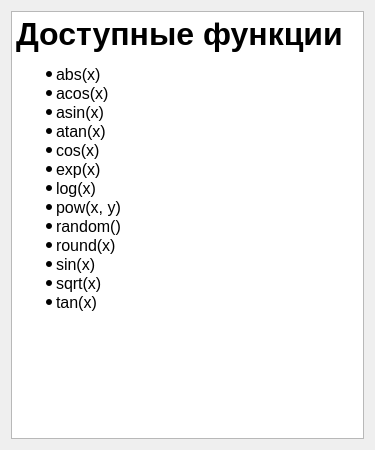
<?xml version="1.0" encoding="UTF-8"?>
<ui version="4.0">
 <class>Help</class>
 <widget class="QWidget" name="Help">
  <property name="geometry">
   <rect>
    <x>0</x>
    <y>0</y>
    <width>375</width>
    <height>450</height>
   </rect>
  </property>
  <property name="minimumSize">
   <size>
    <width>375</width>
    <height>450</height>
   </size>
  </property>
  <property name="maximumSize">
   <size>
    <width>375</width>
    <height>450</height>
   </size>
  </property>
  <property name="windowTitle">
   <string>Form</string>
  </property>
  <layout class="QGridLayout" name="gridLayout">
   <item row="0" column="0">
    <widget class="QTextEdit" name="textEdit">
     <property name="readOnly">
      <bool>true</bool>
     </property>
     <property name="html">
      <string>&lt;!DOCTYPE HTML PUBLIC &quot;-//W3C//DTD HTML 4.0//EN&quot; &quot;http://www.w3.org/TR/REC-html40/strict.dtd&quot;&gt;
&lt;html&gt;&lt;head&gt;&lt;meta name=&quot;qrichtext&quot; content=&quot;1&quot; /&gt;&lt;style type=&quot;text/css&quot;&gt;
p, li { white-space: pre-wrap; }
&lt;/style&gt;&lt;/head&gt;&lt;body style=&quot; font-family:'Ubuntu'; font-size:12pt; font-weight:400; font-style:normal;&quot;&gt;
&lt;p style=&quot; margin-top:0px; margin-bottom:0px; margin-left:0px; margin-right:0px; -qt-block-indent:0; text-indent:0px;&quot;&gt;&lt;span style=&quot; font-size:24pt; font-weight:600;&quot;&gt;Доступные функции&lt;/span&gt;&lt;/p&gt;
&lt;ul style=&quot;margin-top: 0px; margin-bottom: 0px; margin-left: 0px; margin-right: 0px; -qt-list-indent: 1;&quot;&gt;&lt;li style=&quot; margin-top:12px; margin-bottom:0px; margin-left:0px; margin-right:0px; -qt-block-indent:0; text-indent:0px;&quot;&gt;abs(x)&lt;/li&gt;
&lt;li style=&quot; margin-top:0px; margin-bottom:0px; margin-left:0px; margin-right:0px; -qt-block-indent:0; text-indent:0px;&quot;&gt;acos(x)&lt;/li&gt;
&lt;li style=&quot; margin-top:0px; margin-bottom:0px; margin-left:0px; margin-right:0px; -qt-block-indent:0; text-indent:0px;&quot;&gt;asin(x)&lt;/li&gt;
&lt;li style=&quot; margin-top:0px; margin-bottom:0px; margin-left:0px; margin-right:0px; -qt-block-indent:0; text-indent:0px;&quot;&gt;atan(x)&lt;/li&gt;
&lt;li style=&quot; margin-top:0px; margin-bottom:0px; margin-left:0px; margin-right:0px; -qt-block-indent:0; text-indent:0px;&quot;&gt;cos(x)&lt;/li&gt;
&lt;li style=&quot; margin-top:0px; margin-bottom:0px; margin-left:0px; margin-right:0px; -qt-block-indent:0; text-indent:0px;&quot;&gt;exp(x)&lt;/li&gt;
&lt;li style=&quot; margin-top:0px; margin-bottom:0px; margin-left:0px; margin-right:0px; -qt-block-indent:0; text-indent:0px;&quot;&gt;log(x)&lt;/li&gt;
&lt;li style=&quot; margin-top:0px; margin-bottom:0px; margin-left:0px; margin-right:0px; -qt-block-indent:0; text-indent:0px;&quot;&gt;pow(x, y)&lt;/li&gt;
&lt;li style=&quot; margin-top:0px; margin-bottom:0px; margin-left:0px; margin-right:0px; -qt-block-indent:0; text-indent:0px;&quot;&gt;random()&lt;/li&gt;
&lt;li style=&quot; margin-top:0px; margin-bottom:0px; margin-left:0px; margin-right:0px; -qt-block-indent:0; text-indent:0px;&quot;&gt;round(x)&lt;/li&gt;
&lt;li style=&quot; margin-top:0px; margin-bottom:0px; margin-left:0px; margin-right:0px; -qt-block-indent:0; text-indent:0px;&quot;&gt;sin(x)&lt;/li&gt;
&lt;li style=&quot; margin-top:0px; margin-bottom:0px; margin-left:0px; margin-right:0px; -qt-block-indent:0; text-indent:0px;&quot;&gt;sqrt(x)&lt;/li&gt;
&lt;li style=&quot; margin-top:0px; margin-bottom:12px; margin-left:0px; margin-right:0px; -qt-block-indent:0; text-indent:0px;&quot;&gt;tan(x)&lt;/li&gt;&lt;/ul&gt;&lt;/body&gt;&lt;/html&gt;</string>
     </property>
    </widget>
   </item>
  </layout>
 </widget>
 <resources/>
 <connections/>
</ui>
